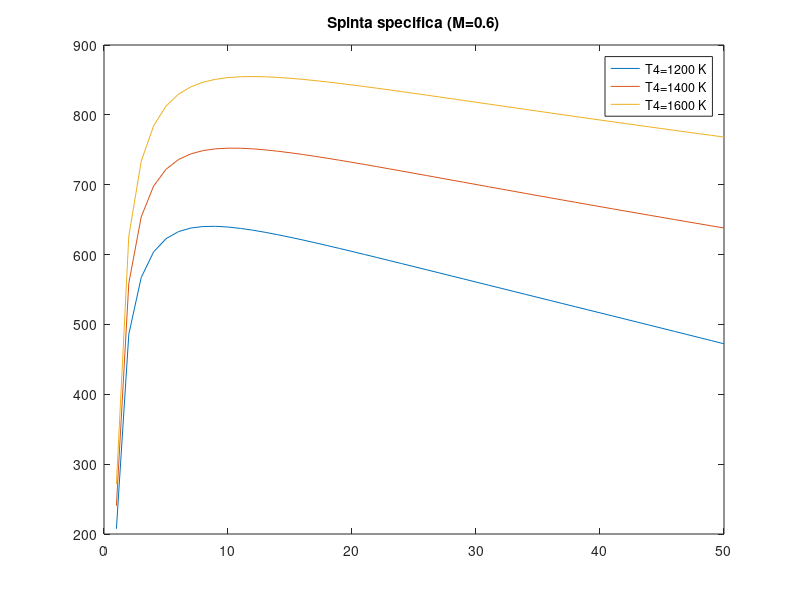
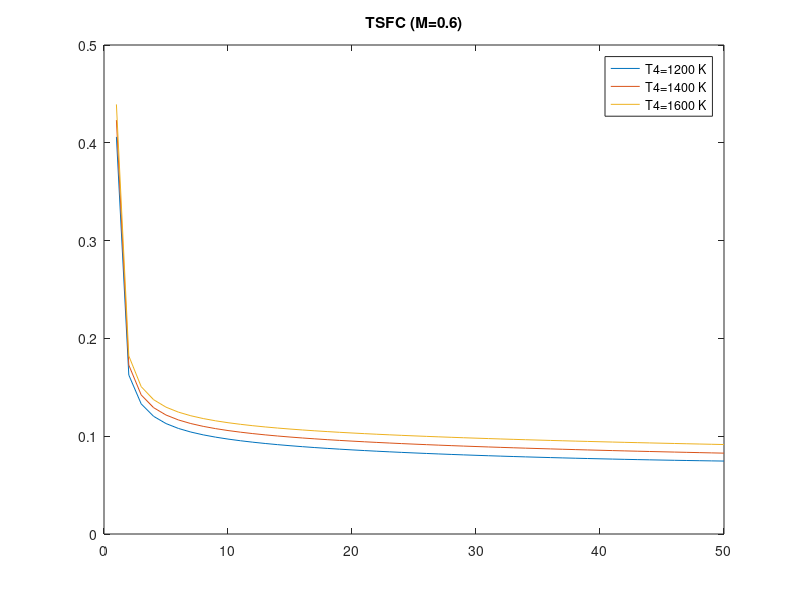
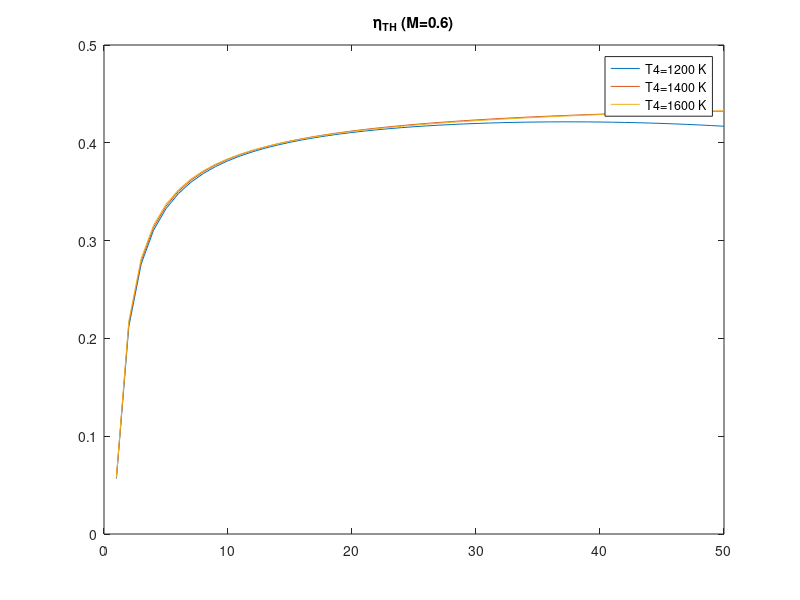
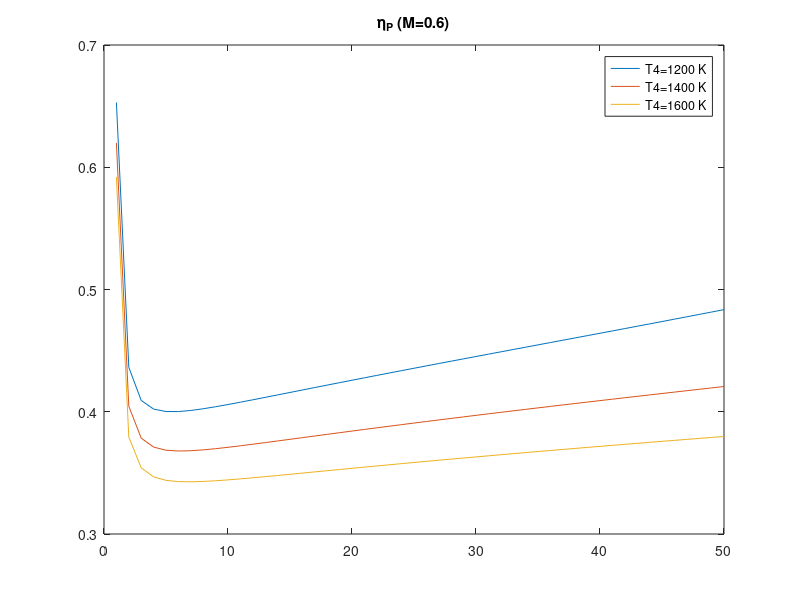

Recreate these plots in MATLAB, in order.
clc; close all; clear;

%%

z=10000;
eDsubsonico=0.98;
etaC=0.88;
etaT=0.94;
Qf=43000000;
etaB=0.96;
Au=0.126;
etaADN=0.96;
cp=1005;
gamma=1.4;
R=287;

nbeta=50;
beta=linspace(1,50,nbeta);
betaT=beta.^((gamma-1)/gamma);

T4=[1200 1400 1600];
nT=length(T4);

M=[0.6 0.9 1.2 1.5];
nM=length(M);


%% calcolo dei valori atmosferici
Ta=288-0.0065*z;
Pa=101330*((Ta/288)^(9.81/(R*0.0065)));
a=sqrt(gamma*R*Ta);
V=M.*a;

%% inizializzazione matrici delle soluzioni
S=zeros(nT, nbeta,nM);
TSFC=zeros(nT, nbeta,nM);
I=zeros(nT, nbeta, nM);
etaTH=zeros(nT, nbeta, nM);
etaP=zeros(nT,nbeta, nM);
eta=zeros(nT,nbeta, nM);
adattato=logical(false(nT, nbeta, nM));

%% ciclo
for k=1:nM
    for j=1:nT
        for i=1:nbeta
            %presa d'aria
            if M(k)<=1
                eD=eDsubsonico;
            else
                eD=1-0.075*(M(k)-1)^1.35;
            end
            T2=Ta*(1+((gamma-1)/2)*M(k)^2);
            P02 = Pa*(1 + ((gamma-1)/2)*M(k)^2)^(gamma/(gamma-1));
            P2 = eD*P02;
            %compressore
            P3=beta(i)*P2;
            T3=T2*(1+(betaT(i)-1)/etaC);
            %combustione
            P4=P3;
            f=(cp*(T4(j)-T3))/(etaB*Qf);
            %turbina
            T5=T4(j)-(T3-T2)/(etaT*(1+f));
            T5ideale=T4(j)-(T4(j)-T5)/etaT;
            P5=P4*((T5ideale/T4(j))^((gamma)/(gamma-1)));
            %ugello
            pressratio=Pa/P5;
            if (pressratio<=(2/(gamma+1))^(gamma/(gamma-1)))
                funzionamentomotore=logical(true);
                %ugello strozzato
                Pu=P5*0.5283;
                Tu=T5*0.833;
                RHOu=Pu/(R*Tu);
                Vu=sqrt(gamma*R*Tu);
                Mu=RHOu*Au*Vu;
                Ma=Mu/(1+f);
            elseif (pressratio>=1)
                %il motore non funziona
                funzionamentomotore=logical(false);
                S(j,i,k)=nan;
                I(j,i,k)=nan;
                TSFC(j,i,k)=nan;
                etaTH(j,i,k)=NaN;
                etaP(j,i,k)=NaN;
                eta(j,i,k)=NaN;
            else
                funzionamentomotore=logical(true);               
                %l'ugello non è strozzato
                adattato(j,i,k)=logical(true);

                Pu=P5*pressratio;
                Tu=T5*((pressratio)^((gamma-1)/(gamma)));
                RHOu=Pu/(R*Tu);
                Vu=sqrt(2*cp*T5*etaADN*(1-(pressratio^((gamma-1)/gamma))));
                Mu=RHOu*Au*Vu;
                Ma=Mu/(1+f);
            end
            
            if funzionamentomotore
                if P5 <= Pa || Vu <= V(k) || f<=0
                    funzionamentomotore = false;

                    S(j,i,k)=NaN;
                    I(j,i,k)=NaN;
                    TSFC(j,i,k)=NaN;
                    etaTH(j,i,k)=NaN;
                    etaP(j,i,k)=NaN;
                    eta(j,i,k)=NaN;
                end
            end

            %risultati finali
            
            if(funzionamentomotore)
                S(j,i,k)=Ma*((1+f)*Vu-V(k))+(Pu-Pa)*Au;
                I(j,i,k)=S(j,i,k)/Ma;
                TSFC(j,i,k)=f*Ma/S(j,i,k)*3600;
                Pj = 0.5*Ma*((1+f)*Vu^2 - V(k)^2)+ (Pu-Pa)*Au*Vu;
                etaP(j,i,k)=(S(j,i,k)*V(k))/Pj;
                etaTH(j,i,k)=Pj/(Ma*f*Qf);
                eta(j,i,k)=etaTH(j,i,k)*etaP(j,i,k);
            end
        end
    end
end

    o=1;

for p=1:nM
    figure(o)
    plot(beta, I(1,:,p)); hold on;
    plot(beta, I(2,:,p)); hold on;
    plot(beta, I(3,:,p))
    title(['Spinta specifica (M=' num2str(M(p)) ')'])
    legend('T4=1200 K', 'T4=1400 K', 'T4=1600 K');

    figure(o+1)
    plot(beta, TSFC(1,:,p)); hold on;
    plot(beta, TSFC(2,:,p)); hold on;
    plot(beta, TSFC(3,:,p))
    title(['TSFC (M=' num2str(M(p)) ')'])
    legend('T4=1200 K', 'T4=1400 K', 'T4=1600 K');

    figure(o+2)
    plot(beta, etaTH(1,:,p)); hold on;
    plot(beta, etaTH(2,:,p)); hold on;
    plot(beta, etaTH(3,:,p))
    title(['\eta_T_H (M=' num2str(M(p)) ')'])
    legend('T4=1200 K', 'T4=1400 K', 'T4=1600 K');

    figure(o+3)
    plot(beta, etaP(1,:,p)); hold on;
    plot(beta, etaP(2,:,p)); hold on;
    plot(beta, etaP(3,:,p))
    title(['\eta_P (M=' num2str(M(p)) ')'])
    legend('T4=1200 K', 'T4=1400 K', 'T4=1600 K');

    figure(o+4)
    plot(beta, eta(1,:,p)); hold on;
    plot(beta, eta(2,:,p)); hold on;
    plot(beta, eta(3,:,p))
    title(['\eta (M=' num2str(M(p)) ')'])
    legend('T4=1200 K', 'T4=1400 K', 'T4=1600 K');

    figure(o+5)
    plot(beta, adattato(1,:,p),'+'); hold on;
    plot(beta, adattato(2,:,p),'o'); hold on;
    plot(beta, adattato(3,:,p),'*');
    title(['l''ugello è adattato? (M=' num2str(M(p)) ')'])
    legend('T4=1200 K', 'T4=1400 K', 'T4=1600 K');
    ylim([-0.1 1.1]);
    text(40, 0.5, sprintf('0 = NO\n1 = SI'))

    o=o+6;
end
